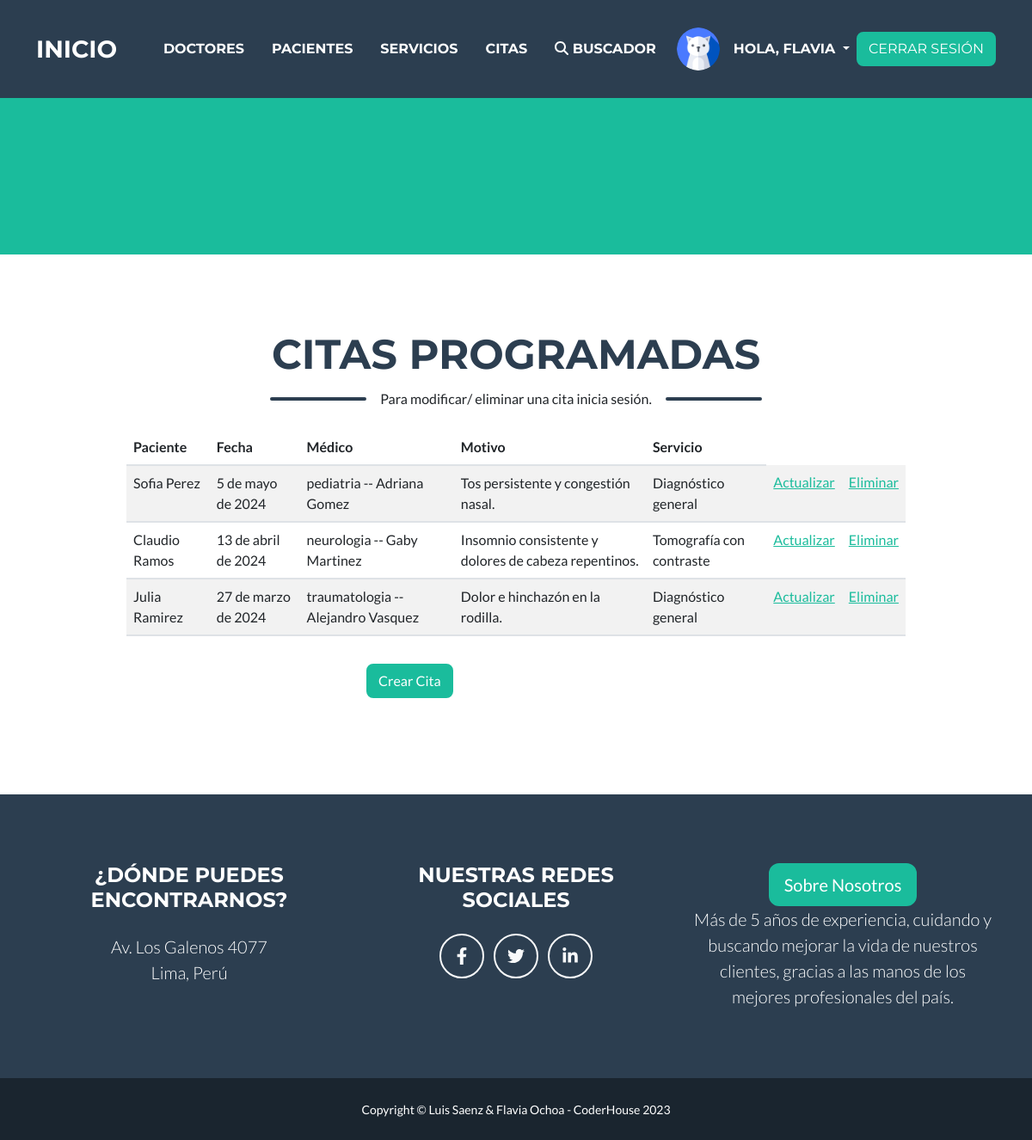
The app's page /AppSalud/ver_citas/ (signed in) with its own data.
### AppSalud/models.py (models this page shows, shortened)
class Avatar(models.Model):
    usuario = models.ForeignKey(User, on_delete=models.CASCADE)
    imagen = models.ImageField(upload_to="avatares", null=True, blank=True)

class Cita(models.Model):
    paciente = models.ForeignKey(Paciente, on_delete=models.CASCADE, related_name='citas_paciente')
    fecha = models.DateField()
    medico = models.ForeignKey(Doctor, on_delete=models.CASCADE, related_name='citas_medico')
    motivo = models.TextField()
    servicio = models.ForeignKey(ServicioMedico, on_delete=models.CASCADE, related_name='citas_servicio', default=None, null= True)

class Paciente(models.Model):
    nombre = models.CharField(max_length=30)
    fecha_nacimiento = models.DateField()
    direccion = models.TextField()
    telefono = models.CharField(max_length=15)
    imagen = models.ImageField(upload_to="pacientes", null=True, blank=True)
    def __str__(self):
        return f"{self.nombre}"

class Doctor(models.Model):
    opciones_especialidad = [
            ('pediatria', 'Pediatría'),
            ('cardiologia', 'Cardiología'),
            ('neurologia', 'Neurología'),
            ('psicologia', 'Psicología'),
            ('traumatologia', 'Traumatología'),
            ('oncologia', 'Oncología'),
            ('otros', 'Otros'),
        ]
    nombre = models.CharField(max_length=100)
    especialidad = models.CharField(max_length=30, choices = opciones_especialidad)
    telefono = models.CharField(max_length=15)
    correo = models.EmailField()
    def __str__(self):
        return f"{self.especialidad} -- {self.nombre}"

class ServicioMedico(models.Model):
    nombre = models.CharField(max_length=100)
    descripcion = models.TextField()
    costo = models.DecimalField(max_digits=10, decimal_places=2)
    def __str__(self):
        return self.nombre

### AppSalud/views.py (the view)
# urls.py: path("ver_citas/", ver_citas, name = 'ver_citas'),
def ver_citas(request):
    todos_citas = Cita.objects.all() #obtener todos las citas creadas
    return render(request, "citas/ver_citas.html", {"total":todos_citas})

### AppSalud/templates/citas/ver_citas.html (shortened to what this page needs)
 {% extends "padre.html" %}
{% block titulo %}
CITAS PROGRAMADAS
{% endblock %}
 {% block subtitulo %}
 Para modificar/ eliminar una cita inicia sesión.
 {% endblock %}
{% block parrafo %}
<div class="container">
    <div class="row justify-content-center">
        <div class="col-md-10">
            <table class="table table-striped table-hover">
                <thead class="thead-dark">
                    <tr>
                        <th scope="col">Paciente</th>
                        <th scope="col">Fecha</th>
                        <th scope="col">Médico</th>
                        <th scope="col">Motivo</th>
                        <th scope="col">Servicio</th>
                    </tr>
                </thead>
                <tbody>
                    {% for valor in total %}
                    <tr>
                        <td>{{ valor.paciente }}</td>
                        <td>{{ valor.fecha }}</td>
                        <td>{{ valor.medico }}</td>
                        <td>{{ valor.motivo }}</td>
                        <td>{{ valor.servicio }}</td>
                        {% if user.is_authenticated %}
                         <td> <a href="{% url 'editar cita' valor.id %}">Actualizar</a> </td>
                         <td> <a href="{% url 'borrar cita' valor.id %}">Eliminar </a> </td>
                         {% endif %}
                    </tr>
                    {% empty %}
                    <tr>
                        <td colspan="4" class="text-center">No hay citas disponibles.</td>
                    </tr>
                    {% endfor %}
                </tbody>
            </table>
        </div>
    </div>
    <div class="row justify-content-center mt-3">
        <div class="col-md-4">
            <a class="btn btn-primary btn-block" href="{% url 'newcita' %}">Crear Cita</a>
        </div>
    </div>
</div>
{% endblock %}

### AppSalud/templates/padre.html (shortened to what this page needs)
<!DOCTYPE html>
<html lang="en">
    <head>
        {% load static %}
        <link href="{% static 'AppSalud/css/styles.css' %}" rel="stylesheet" />
        <link rel="stylesheet" href="https://cdnjs.cloudflare.com/ajax/libs/font-awesome/5.15.4/css/all.min.css" />
    </head>
    <body id="page-top">
        <nav class="navbar navbar-expand-lg bg-secondary text-uppercase fixed-top" id="mainNav">
            <div class="container">
                <a class="navbar-brand" href="{% url 'Home' %}">Inicio</a>
                <div class="collapse navbar-collapse" id="navbarResponsive">
                    <ul class="navbar-nav ms-auto d-flex justify-content-between align-items-center">
                        <li class="nav-item"><a class="nav-link py-3 px-0 px-lg-3 rounded" href="{% url 'ver_doctores' %}">Doctores</a></li>
                        <li class="nav-item"><a class="nav-link py-3 px-0 px-lg-3 rounded" href="{% url 'ver_pacientes' %}">Pacientes</a></li>
                        <li class="nav-item"><a class="nav-link py-3 px-0 px-lg-3 rounded" href="{% url 'ver_servicios' %}">Servicios</a></li>
                        <li class="nav-item"><a class="nav-link py-3 px-0 px-lg-3 rounded" href="{% url 'ver_citas' %}">Citas</a></li>
                        <li class="nav-item"><a class="nav-link py-3 px-0 px-lg-3 rounded" href="{% url 'buscarcita' %}"><i class="fas fa-search"></i> Buscador </a></li>
                        {% if user.is_authenticated %}
                            {% if user.avatar_set.last %}
                            <li class="nav-item">
                                <a href="{% url 'newavatar' %}" class="nav-link">
                                    <img src="{{user.avatar_set.last.imagen.url}}" width="50px" height="50px" alt="Foto del avatar del usuario activo." class="img-fluid rounded-circle">
                                </a>
                            </li>
                            {% else %}
                            <li class="nav-item">
                                <a href="{% url 'newavatar' %}" class="nav-link">
                                    <img src="{% static 'AppSalud/assets/img/portfolio/default.png' %}" width="50px" height="50px" alt="Foto del avatar del usuario activo." class="img-fluid rounded-circle">
                                </a>
                            </li>
                            {% endif %}
                        <li class="nav-item">
                            <div class="dropdown">
                                <a class="nav-link dropdown-toggle" href="#" role="button" id="dropdownMenuLink" data-bs-toggle="dropdown" aria-expanded="false">
                                    Hola, {{ user.first_name }}
                                </a>
                            </div>
                        </li>
                        <li class="nav-item">
                            <a href="{% url 'Logout' %}" class="btn btn-primary">
                                <span>Cerrar Sesión</span>
                            </a>
                        </li>
                        {% endif %}
                    </ul>
                </div>
            </div>
        </nav>
        <header class="masthead bg-primary text-white text-center">
        </header>
        <section class="page-section portfolio" id="portfolio">
            <div class="container">
        <h2 class="page-section-heading text-center text-uppercase text-secondary mb-0">
            {% block titulo %}
            {% endblock %}
        </h2>
        <div class="divider-custom">
            <div class="divider-custom-line"></div>
            <div class="divider-custom-text">
                {% block subtitulo %}
                {% endblock %}
            </div>
            <div class="divider-custom-line"></div>
        </div>
            <p>
            {% block parrafo %}
            {% endblock %}
            </p>
        </section>
        <footer class="footer text-center">
            <div class="container">
                <div class="row">
                    <div class="col-lg-4 mb-5 mb-lg-0">
                        <h4 class="text-uppercase mb-4">¿Dónde puedes encontrarnos?</h4>
                        <p class="lead mb-0">
                            Av. Los Galenos 4077
                            <br />
                            Lima, Perú
                        </p>
                    </div>
                    <div class="col-lg-4 mb-5 mb-lg-0">
                        <h4 class="text-uppercase mb-4">Nuestras Redes Sociales</h4>
                        <a class="btn btn-outline-light btn-social mx-1" href="https://es-la.facebook.com/" target="_blank"><i class="fab fa-fw fa-facebook-f"></i></a>
                        <a class="btn btn-outline-light btn-social mx-1" href="https://twitter.com/" target="_blank"><i class="fab fa-fw fa-twitter"></i></a>
                        <a class="btn btn-outline-light btn-social mx-1" href="https://www.linkedin.com/" target="_blank"><i class="fab fa-fw fa-linkedin-in"></i></a>
                    </div>
                    <div class="col-lg-4">
                        <a href="{% url 'aboutus' %}" class="btn btn-primary btn-lg">Sobre Nosotros</a>
                        <p class="lead mb-0">
                            Más de 5 años de experiencia, cuidando y buscando mejorar la vida de nuestros clientes, gracias a las manos de los mejores profesionales del país.
                        </p>
                    </div>
                </div>
            </div>
        </footer>
        <div class="copyright py-4 text-center text-white">
            <div class="container"><small>Copyright &copy; Luis Saenz & Flavia Ochoa - CoderHouse 2023</small></div>
        </div>
    </body>
</html>

### records on screen
Cita: paciente "Sofia Perez", fecha "5 de mayo de 2024", medico "pediatria -- Adriana Gomez", motivo "Tos persistente y congestión nasal.", servicio "Diagnóstico general"
Cita: paciente "Claudio Ramos", fecha "13 de abril de 2024", medico "neurologia -- Gaby Martinez", motivo "Insomnio consistente y dolores de cabeza repentinos.", servicio "Tomografía con contraste"
Cita: paciente "Julia Ramirez", fecha "27 de marzo de 2024", medico "traumatologia -- Alejandro Vasquez", motivo "Dolor e hinchazón en la rodilla.", servicio "Diagnóstico general"

### other values on screen
{{ user.first_name }} "FLAVIA"
